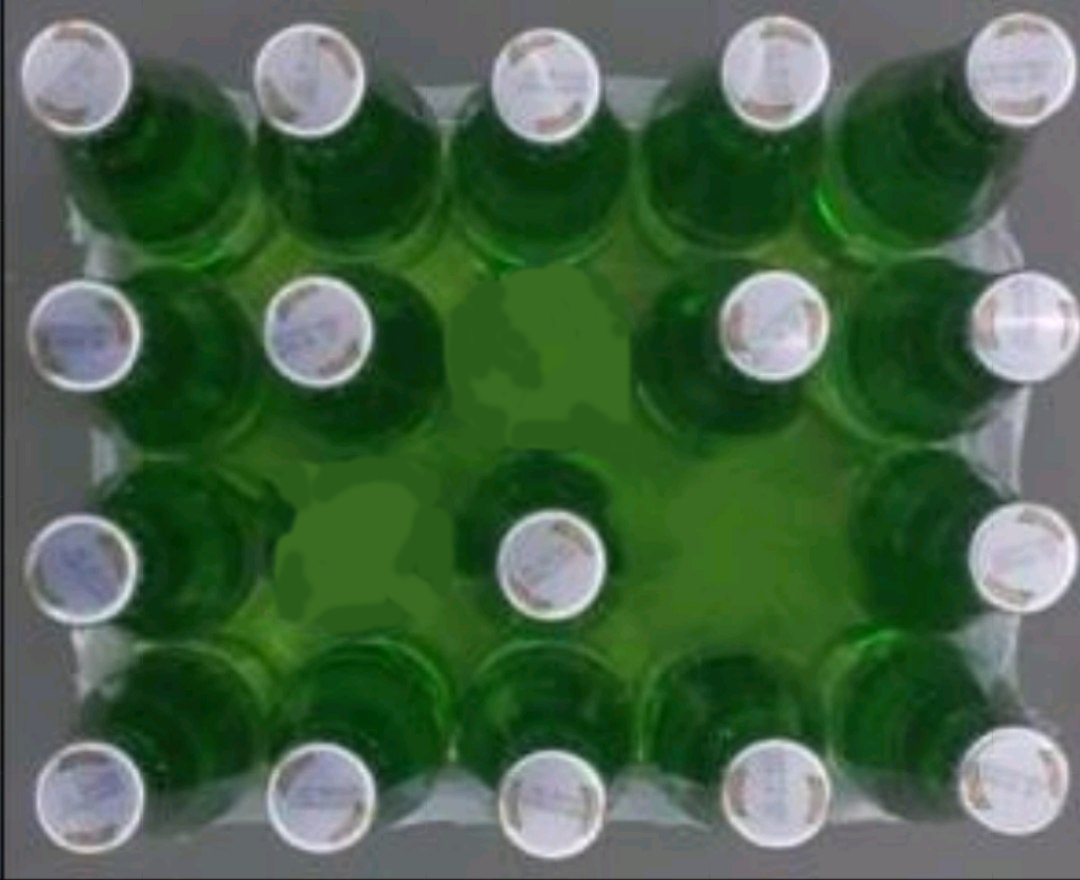
#> input picture Stage2/Task1/Bottles.jpg, 1080 x 880 px
$ jupyter execute SPAGroup_Stage2_Task1.ipynb
#> lines starting #> are read from the running program, lines starting #| are printed output that depends on the picture; after the words box and inside, x2 and y2 are one past the last pixel; in counts of white or black regions, pixels touching at a corner belong together
#Stage 2
VIP CUP
______
**SPA Group**
Sajjad Jabbarzade
Parham Soltani
Amirtaha Aghasi

______

##Libraries

[cell 1]
import cv2
import numpy as np
import matplotlib.pyplot as plt

##Preparing Data
Importing the Bottles.jpg into the Google VM Drive

[cell 2]
from google.colab import files

[cell 3]
uploaded = files.upload()
#> the answer given: Bottles.jpg

##Task 1

[cell 4]
img = cv2.imread("Bottles.jpg",1)
#> img is the input picture: shape (880, 1080, 3); mean B, G, R 72.8, 100.1, 72.3
plt.imshow(img[:,:,::-1])
plt.show()

[cell 5]
gray_bottle = cv2.cvtColor(img,cv2.COLOR_BGR2GRAY)
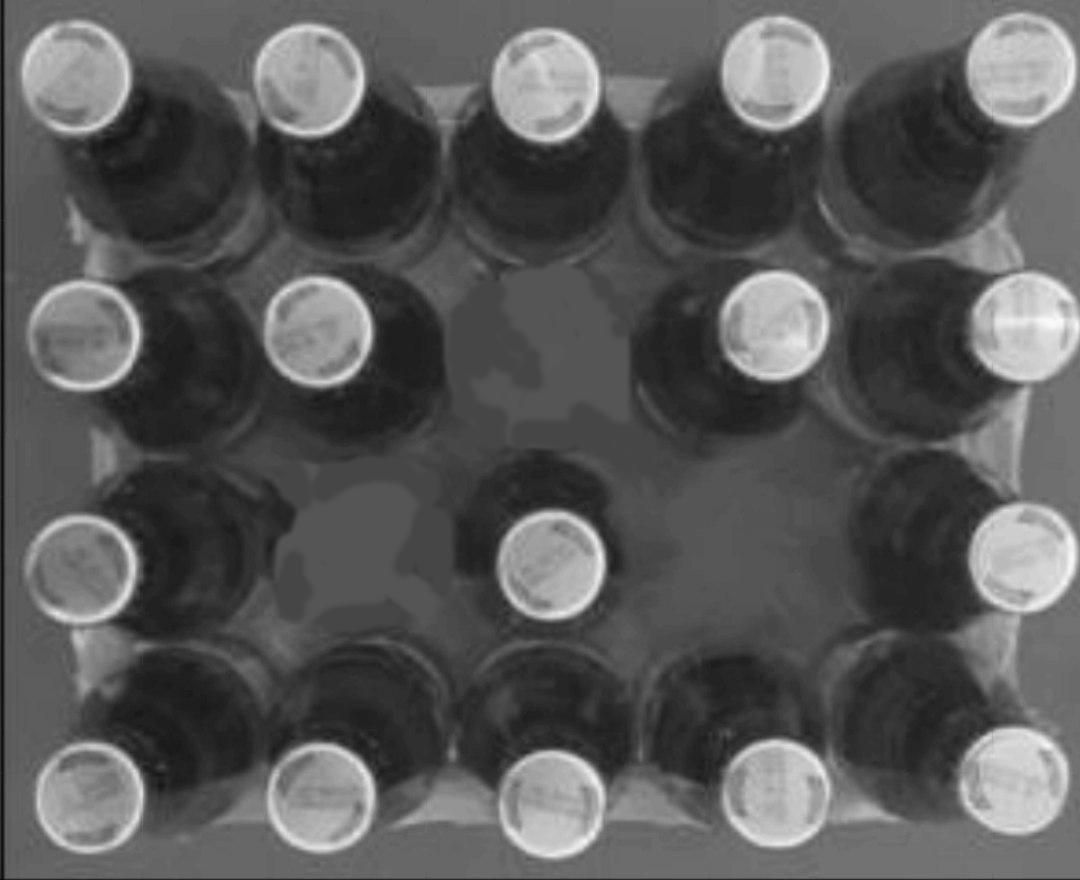
#> gray_bottle: shape (880, 1080); min 5, max 250, mean 88.7
plt.imshow(gray_bottle,cmap="gray")
plt.show()

[cell 6]
_, mask = cv2.threshold(gray_bottle, 115, 255, cv2.THRESH_BINARY)
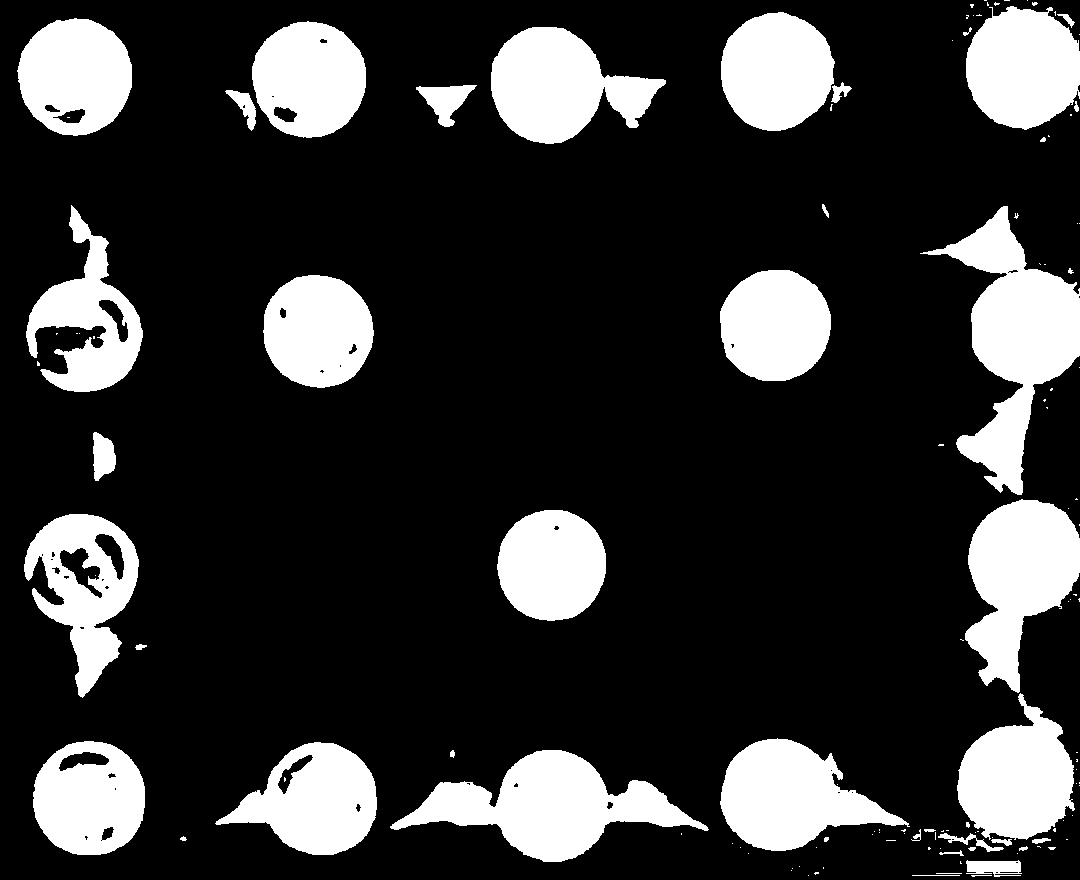
#> mask: shape (880, 1080); 20.8% white; 127 white regions (84 under 20 px)
plt.imshow(mask,cmap="gray")
plt.show()

[cell 7]
w, h = 5, 4
img_div = [[0 for x in range(w)] for y in range(h)]
set_points_y = [0,214,450,620,860,1080]
set_points_x = [0,215,440,640,880]
q = 0
p = 0
for i in range(len(set_points_x)-1):
  for j in range(len(set_points_y)-1):
    img_div[p][q] = mask[set_points_x[i]:set_points_x[i+1]-1,set_points_y[j]:set_points_y[j+1]-1]
    q += 1
  q = 0
  p += 1
#> after the loop, img_div = 4 items; p = 4

[cell 8]
contours ,_ = cv2.findContours(mask,cv2.RETR_EXTERNAL,cv2.CHAIN_APPROX_SIMPLE)
#> contours = 124 contours, 92 with area under 20; largest, box (x1, y1, x2, y2) and area: (920, 206, 1080, 495) 17177, (390, 750, 709, 862) 15181, (965, 499, 1080, 693) 13126, (491, 27, 666, 144) 12006, (720, 738, 910, 851) 11846
no_bottle = 0
for i in range(4):
  for j in range(5):
    contours_this_part ,_ = cv2.findContours(img_div[i][j],cv2.RETR_EXTERNAL,cv2.CHAIN_APPROX_SIMPLE)
    if len(contours_this_part) > 0:
      c = max(contours_this_part, key = cv2.contourArea)
    else:
      no_bottle += 1
#> after the loop, no_bottle = 3

[cell 9]
font = cv2.FONT_HERSHEY_SIMPLEX
org = (80, 50)
fontScale = 1.5
color = (0, 0, 0)
thickness = 3
cv2.putText(img, str("missing bottles : " + str(no_bottle)), org, font,
                   fontScale, color, thickness, cv2.LINE_AA)
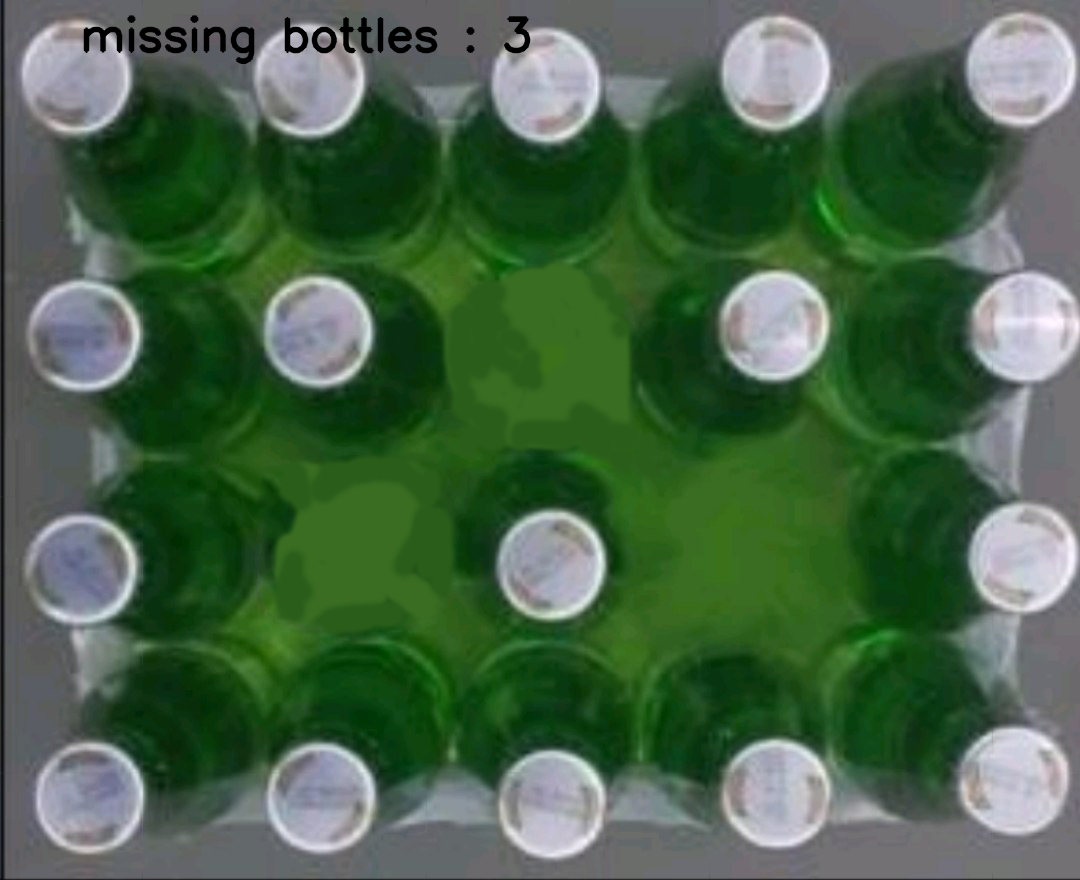
#> img: shape (880, 1080, 3); 0.68% of pixels changed, all inside (x1, y1, x2, y2) = (83, 15, 531, 65)
plt.imshow(img)
plt.show()

[cell 10]
cv2.imwrite("Output.jpg", img)
#> Out = True
